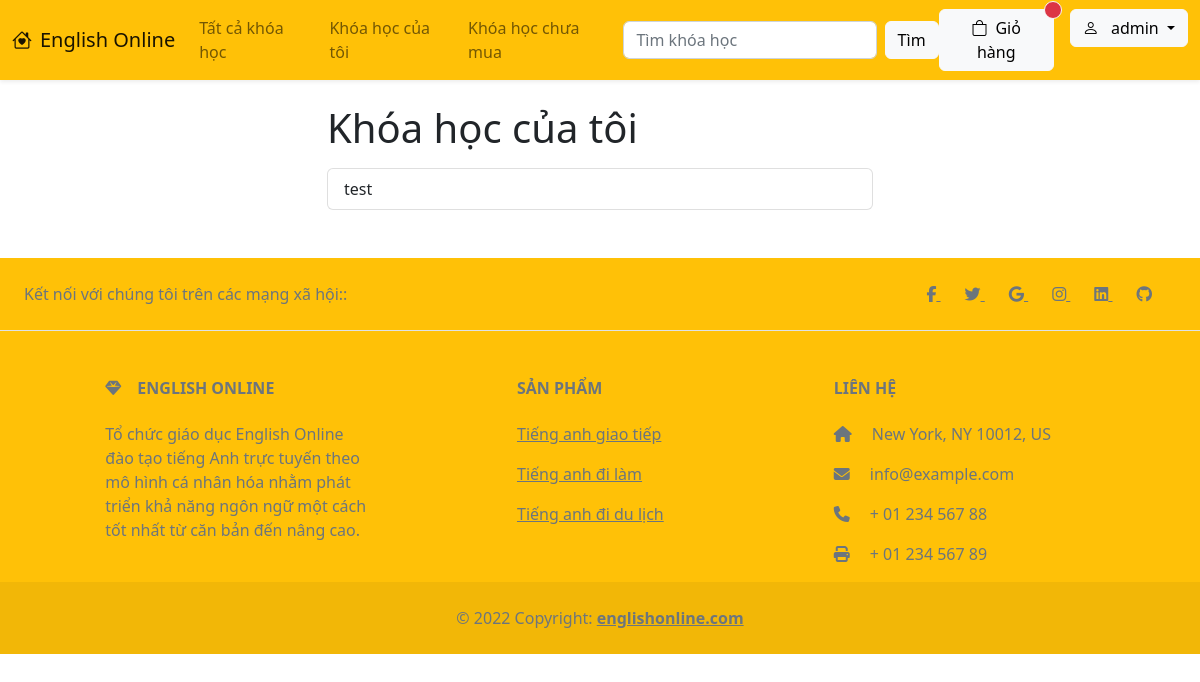
The page /my-courses/ (signed in) on the database as committed earlier.
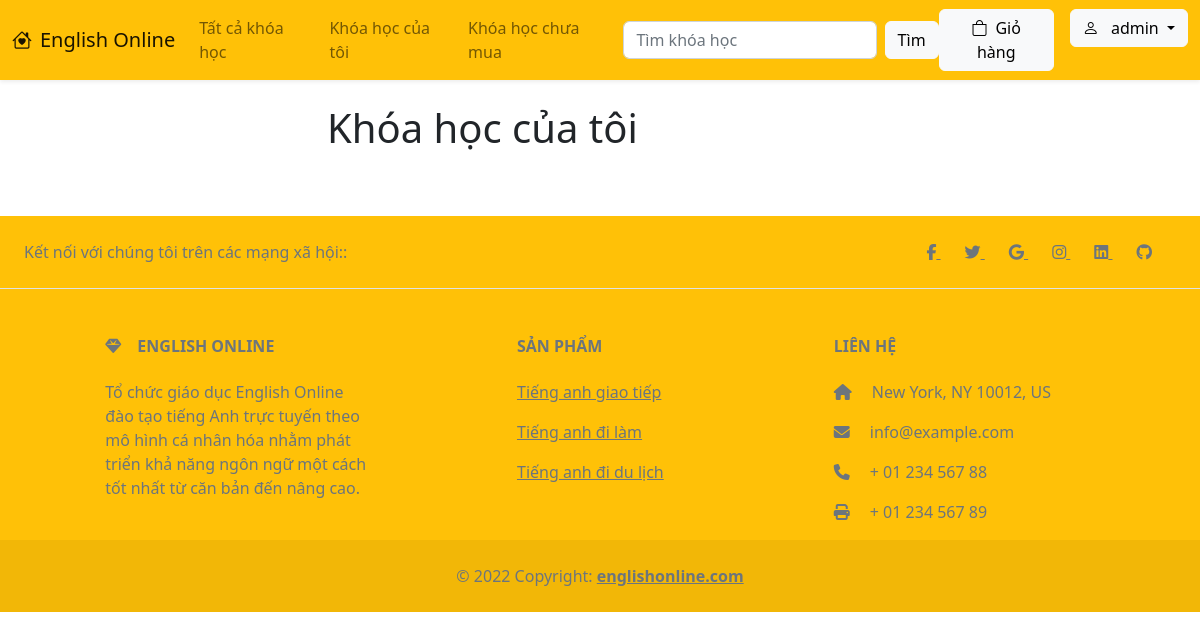
The same page on the database as committed later.
### CM/models.py (models this page shows, shortened)
class UserCourse(models.Model):
    user = models.ForeignKey(User, on_delete=models.CASCADE)
    course = models.ForeignKey(Course, on_delete=models.CASCADE)
    time_added = models.TimeField(auto_now=True)
    STATUS_CHOICES = [
        ('added','Đã thêm vào giỏ hàng'),
        ('waiting', 'Đang chờ thanh toán'),
        ('purchased', 'Đã thanh toán')
    ]
    status = models.CharField(max_length=10, choices=STATUS_CHOICES, default='added')
    class Meta:
        unique_together = ['user', 'course']

class Course(models.Model):
    title = models.CharField(max_length=200)
    img = models.ImageField(upload_to='images/')
    descreption = models.CharField(max_length=1000)
    price = models.IntegerField()
    videos = models.ManyToManyField('Video', blank=True)
    tag_name = models.CharField(max_length=20, blank=True, null=True)

### CM/views.py (the view)
# urls.py: path('my-courses/', views.my_courses, name='my-courses'),
@login_required
def my_courses(request):
    courses = UserCourse.objects.filter(user=request.user, status='purchased')
    context = {
        'courses': courses
    }
    return render(request, 'my-courses.html', context)

### CM/templates/my-courses.html
{% extends 'base.html' %}
{% block content %}
<div class="container">
    <div class="row justify-content-center">
        <div class="col-12 col-lg-6 col-md-8">
            <h1 class="mb-3">Khóa học của tôi</h1>
            <ul class="list-group">
                {% for course in courses %}
                    <a href="{% url 'my_course_detail' course.id %}" class="list-group-item list-group-item-action">
                        {{ course.course.title }}
                    </a>
                {% endfor %}
            </ul>
        </div>
    </div>
</div>
{% endblock%}

Rows that differ between the two databases and show on the page:
removed UserCourse: course "test", shown under "Khóa học của tôi"
